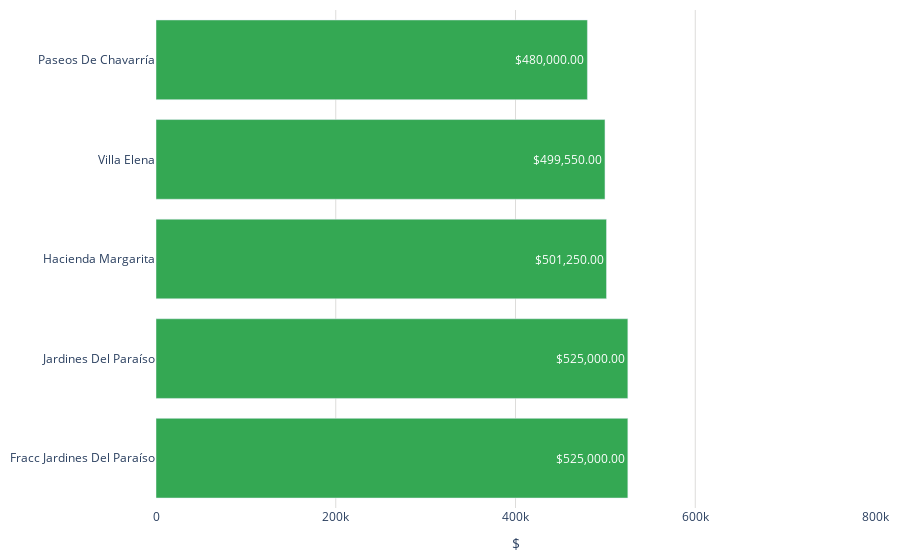

Notebook source saved alongside this figure:
### Code cell
colores = ['#df00ff','#939fad','#6773df','#67c2df','#7cc668','#ffb038','#ff4853','#3d45c0']
col = top_colonias_baratas['colonia']
precio = top_colonias_baratas['precio']
fig = go.Figure()
fig.add_trace(go.Bar(
    y=col[::-1],  # Invertir el orden de los datos
    x=precio[::-1],  # Invertir el orden de los datos
    orientation='h', 
    marker_color='#34a853',  # Colores de las barras
    text=precio[::-1].apply(lambda x: '${:,.2f}'.format(x)),  # Invertir el orden de los datos
    textposition='inside',  # Posición del texto (puede ser 'inside' o 'outside')
))
fig.update_layout(
    #title='Colonias más baratas (Tulancingo)',  # Título de la gráfica
    xaxis=dict(
        title='$', # Título del eje x
        gridcolor='#dddcda', # Color de las líneas que dividen los rangos del eje X
        range=[0, 800000],  # Establecer el rango del eje y
        tickvals=[0, 200000,400000,600000, 800000],  # Definir los valores de las marcas en el eje y
        #ticktext=['$0.00', '$200,000.00', '$4,000,000.00','$6,000,000.00','$8,000,000.00'],  # Definir el texto de las marcas en el eje y
    ),  margin=dict(l=10, r=10, t=10, b=10),  # Ajusta los márgenes (left, right, top, bottom) 
    plot_bgcolor='rgba(0,0,0,0)',  # Color de fondo del gráfico
)
# Exportar gráfica como archivo HTML
def guardar_grafico_como_html(fig, nombre_archivo, carpeta='assets/graficas'):
    # Crear la carpeta si no existe
    if not os.path.exists(carpeta):
        os.makedirs(carpeta)
    
    # Gráfica como archivo HTML en la carpeta especificada
    pio.write_html(fig, f'{carpeta}/{nombre_archivo}.html')

guardar_grafico_como_html(fig, 'g_bar_colonias_baratas', carpeta='assets/graficas')
fig.show()

### Figure 1 — Plotly figure (JSON) as saved in the notebook; plotly's stock layout.template omitted (floating-point values rounded to 4 significant figures)
{"data": [{"marker": {"color": "#34a853"}, "orientation": "h", "text": ["$525,000.00", "$525,000.00", "$501,250.00", "$499,550.00", "$480,000.00"], "textposition": "inside", "type": "bar", "x": [525000, 525000, 501250, 499550, 480000], "y": ["Fracc Jardines Del Paraíso", "Jardines Del Paraíso", "Hacienda Margarita", "Villa Elena", "Paseos De Chavarría"]}], "layout": {"margin": {"b": 10, "l": 10, "r": 10, "t": 10}, "plot_bgcolor": "rgba(0,0,0,0)", "xaxis": {"gridcolor": "#dddcda", "range": [0, 800000], "tickvals": [0, 200000, 400000, 600000, 800000], "title": {"text": "$"}}}}
